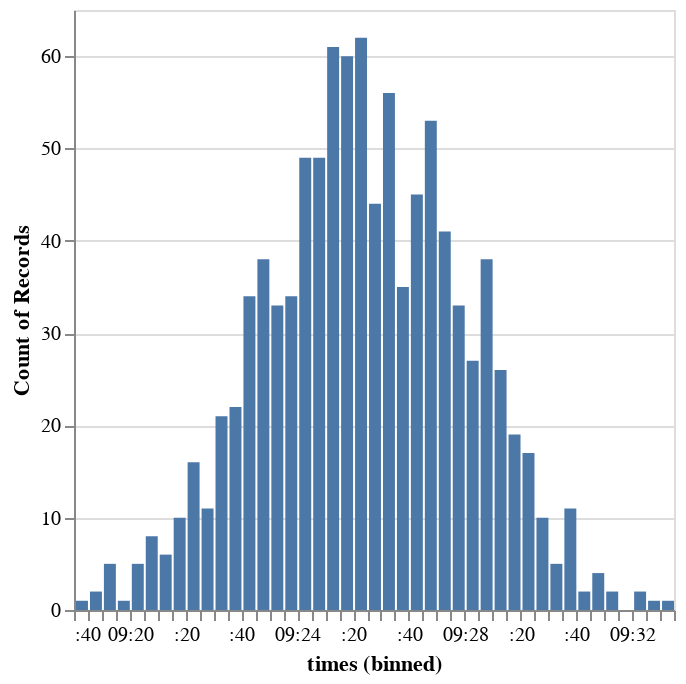

Notebook source saved alongside this figure:
### Code cell
show_simulation(cheese_count, curr_time, curr_delay, offset)

### Figure 1 — Vega-Lite specification as saved in the notebook (floating-point values rounded to 4 significant figures; data arrays with more than 128 entries replaced by an {"elided": "..."} marker saying what was removed)
{"config": {"view": {"continuousWidth": 300, "continuousHeight": 300}}, "data": {"name": "data-f3ea550495df6cf7c94228a3d06ec532"}, "mark": {"type": "bar"}, "encoding": {"x": {"bin": {"maxbins": 50}, "field": "times", "type": "temporal"}, "y": {"aggregate": "count", "type": "quantitative"}}, "params": [{"name": "param_1", "select": {"type": "interval", "encodings": ["x", "y"]}, "bind": "scales"}], "$schema": "https://vega.github.io/schema/vega-lite/v5.20.1.json", "datasets": {"data-f3ea550495df6cf7c94228a3d06ec532": {"elided": "1000 records"}}}
